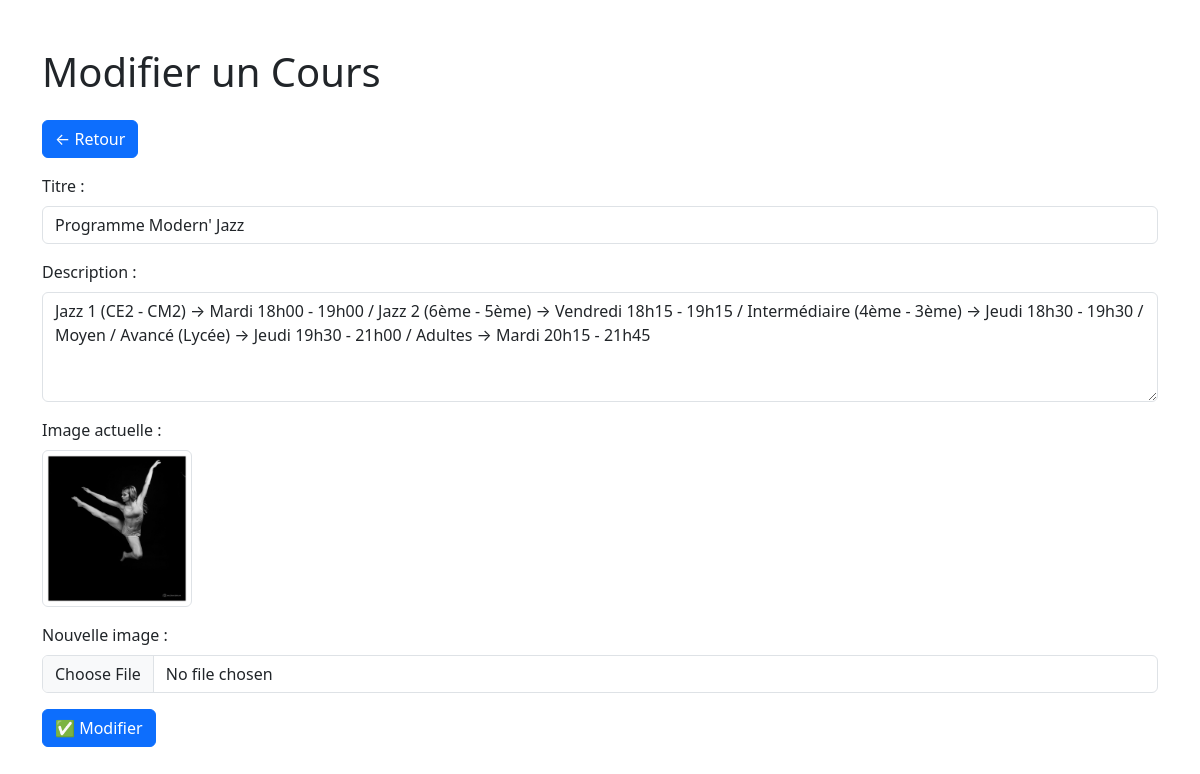
The page /admin/editCour.php?id=1 (signed in) on the database its author committed.
### tables this page shows
CREATE TABLE `cours` (
  `id` int NOT NULL,
  `titre` varchar(50) NOT NULL,
  `description` text NOT NULL,
  `image` varchar(250) NOT NULL
);

### admin/editCour.php (the view, shortened to what this page needs)
<?php
$pdo = getDBConnection();
$id = intval($_GET['id']);
$stmt = $pdo->prepare("SELECT * FROM cours WHERE id = ?");
$stmt->execute([$id]);
$cours = $stmt->fetch(PDO::FETCH_ASSOC);
?>
<!DOCTYPE html>
<html lang="fr">
<head>
    <link href="https://cdn.jsdelivr.net/npm/bootstrap@5.3.0/dist/css/bootstrap.min.css" rel="stylesheet">
</head>
<body>
    <div class="container mt-5">
        <h1 class="mb-4">Modifier un Cours</h1>
        <button class="btn btn-primary" onclick="history.back()" style="margin-bottom: 1rem;">← Retour</button>
        <form action="" method="post" enctype="multipart/form-data">
            <div class="mb-3">
                <label for="titre" class="form-label">Titre :</label>
                <input type="text" name="titre" id="titre" class="form-control" value="<?= $cours['titre']; ?>" required>
            </div>
            <div class="mb-3">
                <label for="description" class="form-label">Description :</label>
                <textarea name="description" id="description" class="form-control" rows="4" required><?= $cours['description']; ?></textarea>
            </div>
            <div class="mb-3">
                <label class="form-label">Image actuelle :</label><br>
                <?php if (!empty($cours['image'])): ?>
                    <img src="<?= htmlspecialchars($cours['image']); ?>" class="img-thumbnail" style="width: 150px; height: auto;" alt="Image actuelle">
                <?php else: ?>
                    <p>Aucune image disponible.</p>
                <?php endif; ?>
            </div>
            <div class="mb-3">
                <label for="image" class="form-label">Nouvelle image :</label>
                <input type="file" name="image" id="image" class="form-control">
            </div>
            <button type="submit" class="btn btn-primary">✅ Modifier</button>
        </form>
    </div>
</body>
</html>

### rows shown on the page
cours: titre "Programme Modern' Jazz", description "Jazz 1 (CE2 - CM2) → Mardi 18h00 - 19h00 / Jazz 2 (6ème - 5ème) → Vendredi 18h15 - 19h15 / Intermédiaire (4ème - 3ème) → Jeudi 18h30 - 19h30 / Moyen / Avancé (Lycée) → Jeudi 19h30 - 21h00 / Adultes → Mardi 20h15 - 21h45", image (picture)
